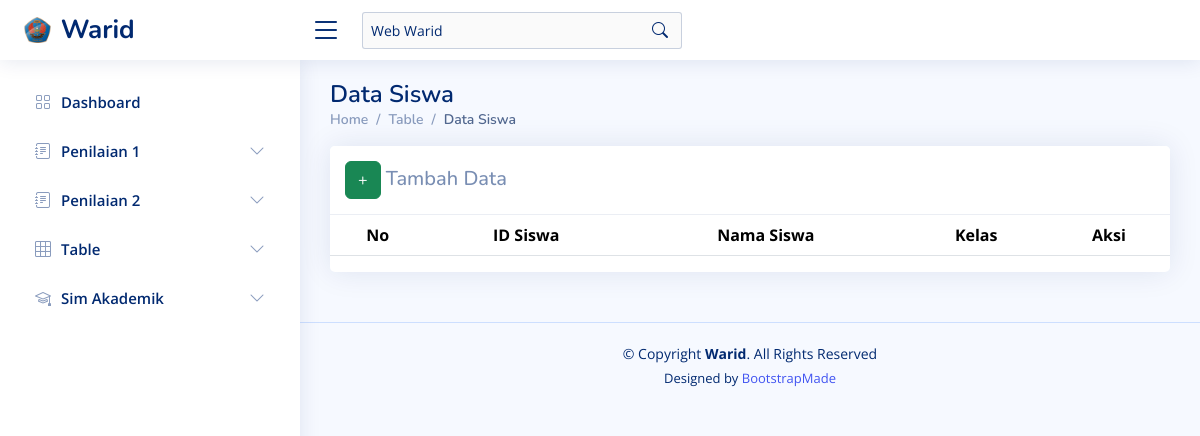
/?page=siswa, run on an earlier commit of the app's database.
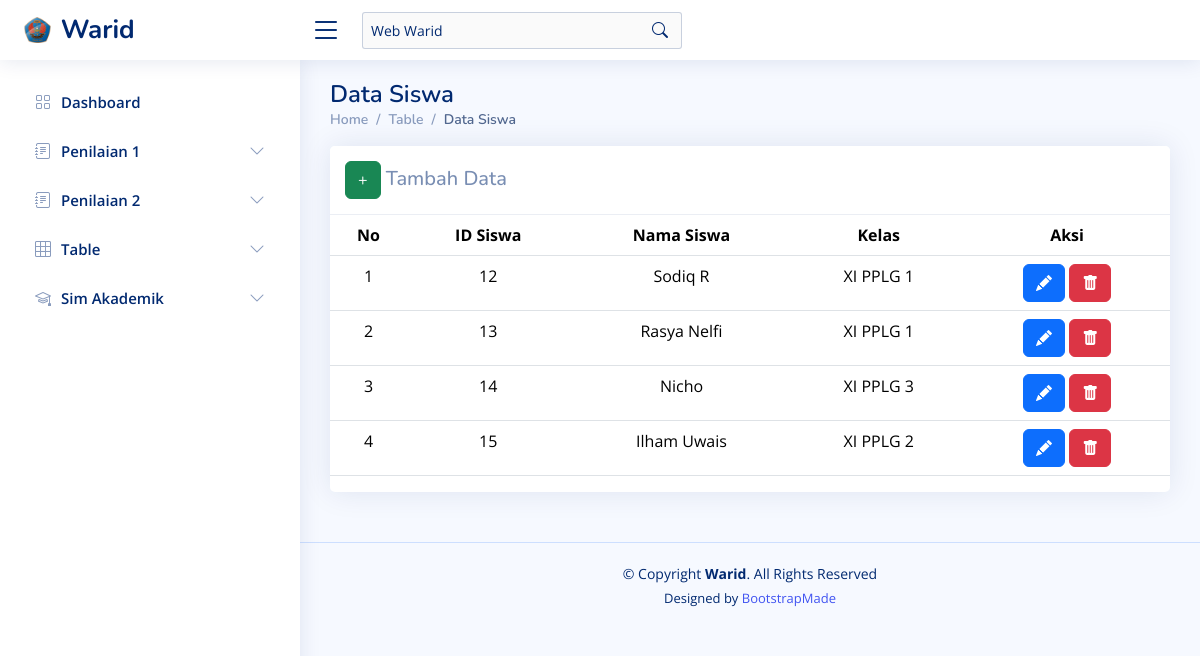
And on a later commit of the database.
### tables this page shows
CREATE TABLE `siswa` (
  `id_siswa` int(10) NOT NULL,
  `nama_siswa` varchar(255) NOT NULL,
  `kelas` varchar(10) NOT NULL
);

### assets/components/sim_akademik_warid/siswa.php (the view, shortened to what this page needs)
<?php
$pageName = 'siswa';
?>
<main id="main" class="main">
  <div class="pagetitle">
    <h1>Data Siswa</h1>
    <nav>
      <ol class="breadcrumb">
        <li class="breadcrumb-item"><a href="?page=dashboard">Home</a></li>
        <li class="breadcrumb-item">Table</li>
        <li class="breadcrumb-item active">Data Siswa</li>
      </ol>
    </nav>
  </div>
  <section class="section">
    <div class="row">
      <div class="col-lg-12">
        <div class="card">
          <h5 class="card-header">
            <a href="?page=<?php echo $pageName ?>&alert=add_data" class="btn btn-success">+</a> Tambah Data
          </h5>
          <div class="table-responsive text-nowrap">
            <table class="table" style="text-align:center">
              <thead>
                <tr>
                  <th>No</th>
                  <th>ID Siswa</th>
                  <th>Nama Siswa</th>
                  <th>Kelas</th>
                  <th>Aksi</th>
                </tr>
              </thead>
              <tbody class="table-border-bottom-0">
                <?php
                $no = 1;
                $result = mysqli_query($koneksi1, "SELECT * from siswa");
                while ($data = mysqli_fetch_assoc($result)) {
                ?>
                  <tr>
                    <td><?php echo $no++; ?></td>
                    <td><?php echo $data['id_siswa']; ?></td>
                    <td><?php echo $data['nama_siswa']; ?></td>
                    <td><?php echo $data['kelas']; ?></td>
                    <td>
                      <a href="?page=<?php echo $pageName ?>&alert=EditData&id=<?php echo $data['id_siswa']; ?>" class="btn btn-primary"><i class="bi bi-pencil-fill" style="color: white;"></i></a>
                      <a href="?page=<?php echo $pageName ?>&alert=ConfirmationDeleteSim&pageName=<?php echo $pageName; ?>&id=<?php echo $data['id_siswa']; ?>" class="btn btn-danger"><i class="bi bi-trash-fill" style="color: white;"></i></a>
                    </td>
                  </tr><?php } ?>
              </tbody>
            </table>
          </div>
        </div>
      </div>
    </div>
  </section>
</main>

What changed in the data, as far as the page shows it:
added siswa: id_siswa "12", nama_siswa "Sodiq R", kelas "XI PPLG 1"
added siswa: id_siswa "13", nama_siswa "Rasya Nelfi", kelas "XI PPLG 1"
added siswa: id_siswa "14", nama_siswa "Nicho", kelas "XI PPLG 3"
added siswa: id_siswa "15", nama_siswa "Ilham Uwais", kelas "XI PPLG 2"
